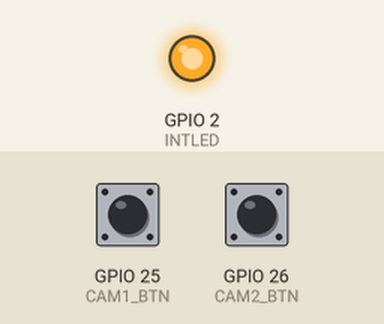
This sketch was run on a simulated ESP32. Shown: output pins drawn as LEDs (lit = HIGH). The test bench sets the inputs (shaded band); at power-on: GPIO 26 (CAM2_BTN) HIGH, GPIO 25 (CAM1_BTN) HIGH. WiFi joins after 1.5 s; servers stay silent unless stated; no MQTT or app messages arrive unless stated; what the sketch prints to the serial monitor is not drawn.

Above: at 0.1 s.
At 1.8 s:
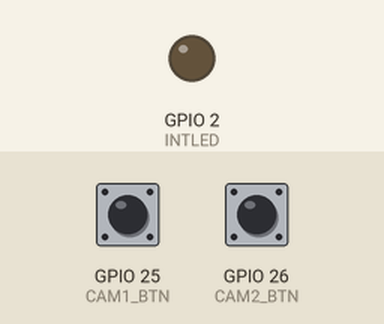
1.9 s: GPIO 26 (CAM2_BTN) pulled LOW for 0.15 s
Timing chart, 0 to 4.9 s (numbered marks = the images above; inputs shaded):
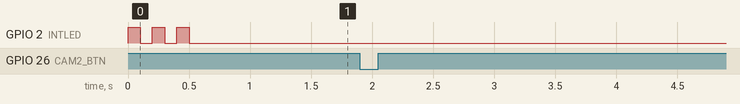

The sketch:

ESP.ino
```cpp
#include "PubSubClient.h" // Connect and publish to the MQTT broker
#include "WiFi.h" // Enables ESP32 to connect to the local network

class Button {
  private:
    bool _state;
    uint8_t _pin;

  public:
    Button(uint8_t pin) : _pin(pin) {}

    void begin() {
      pinMode(_pin, INPUT_PULLUP);
      _state = digitalRead(_pin);
    }

    bool isPressed() {
      bool v = digitalRead(_pin);
      if (v != _state) {
        _state = v;
        if (_state) {
          return true;
        }
    }
    return false;
  }

  bool isActive() {
    if (_state) {
      return true;
    }
    return false;
  }
};

// Pins
const int INTLED = 2;
Button CAM1_BTN(25);
Button CAM2_BTN(26);

// Values
char* active_camera = "1";
int failed_attempts = 0;

// WiFi
const char* ssid = "Kalifatet"; // Network SSID
const char* wifi_password = "SOLENYA22"; // Network password

// MQTT
const char* mqtt_server = "192.168.1.12"; // IP of the MQTT broker
const char* camera_topic = "ministudio/camera";
const char* mqtt_username = "root";
const char* mqtt_password = "root";
const char* clientID = "client_camera";

// Init WiFi and MQTT client
WiFiClient wifiClient;
// Listening on port 1883 for the broker
PubSubClient client(mqtt_server, 1883, wifiClient);


// Function to connect to MQTT broker
void connect_MQTT() {
  Serial.print("Connecting to ");
  Serial.println(ssid);

  // Connecting to WiFi
  WiFi.begin(ssid, wifi_password);

  // Waiting for connection
  while(WiFi.status() != WL_CONNECTED) {
    delay(500);
    Serial.print(".");
  }

  Serial.println("WiFi connected");
  Serial.print("IP address: ");
  Serial.println(WiFi.localIP());

  if (client.connect(clientID, mqtt_username, mqtt_password)) {
    Serial.println("Connected to MQTT Broker!");
  } else {
    Serial.println("Connection to MQTT Broker failed...");
  }
}

void startupConfirmation() {
  for (int i = 0; i < 3; i++) {
    digitalWrite(INTLED, HIGH);
    delay(100);
    digitalWrite(INTLED, LOW);
    delay(100);
  }
}

void publishData(const char* topic, char* camera) {
  connect_MQTT();
  Serial.setTimeout(2000);

  if (client.publish(topic, String(camera).c_str())) {
    Serial.println("Data sent!");
    failed_attempts = 0;
  } else {
    failed_attempts++;
    Serial.println("Data failed to send. Reconnection to broker and trying again");
    client.connect(clientID, mqtt_username, mqtt_password);
    delay(10);
    client.publish(topic, String(camera).c_str());
    if (failed_attempts < 2) {
      publishData(topic, camera);
    }
  }
  client.disconnect();
}

void setup() {
  pinMode(INTLED, OUTPUT);
  CAM1_BTN.begin();
  CAM2_BTN.begin();
  startupConfirmation();
  Serial.begin(9600);
}

void loop() {
  if (CAM1_BTN.isPressed() && active_camera != "1") {
    active_camera = "1";
    Serial.print("Active Camera is now: ");
    Serial.println(active_camera);
    publishData(camera_topic, active_camera);
  } else if (CAM2_BTN.isPressed() && active_camera != "2") {
    active_camera = "2";
    Serial.print("Active Camera is now: ");
    Serial.println(active_camera);
    publishData(camera_topic, active_camera);
  }
}
```

Measured:
- after the input at 1.9 s, every drawn part: stays the same
